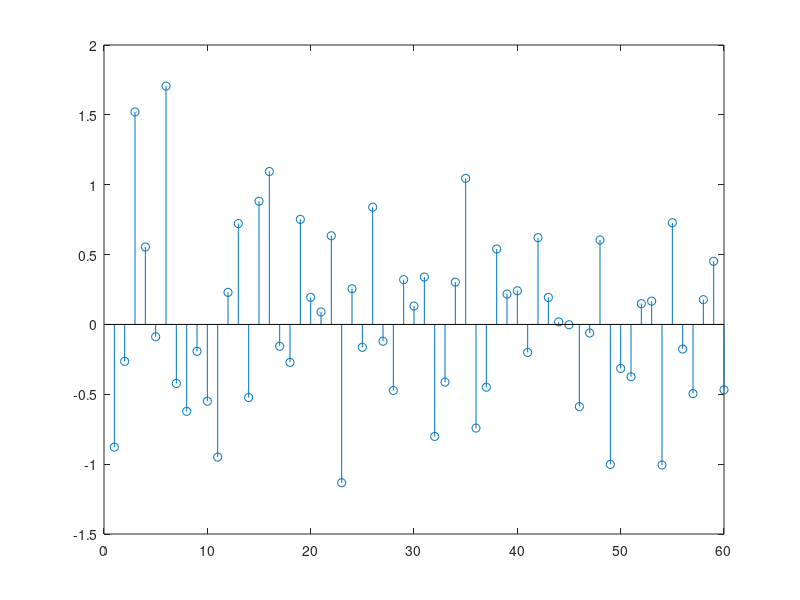

Recreate this plot in MATLAB.
% be name khoda - Solution of Hw7
load('hw10.mat')
[M,N]=size(D);
N0=3;

%% a -- Subset Selection
Error=Inf(N,N,N);
for i=1:N-2
    for j=i+1:N-1
        for k=j+1:N
            Dsubset=D(:,[i j k]);
            shat=pinv(Dsubset)*x;
            Error(i,j,k)=norm(x-Dsubset*shat);
        end
    end
end

% Finding the minimum 
[val,pos]=min(Error(:));
khat=floor(pos/(N^2))+1;
pos1=pos-(khat-1)*N^2;
jhat=floor(pos1/(N))+1;
ihat=pos1-(jhat-1)*N;
possubset=[ihat jhat khat];
Dsubset=D(:,possubset);            %   [3     6     54] Selected Columns of D
s_subset=pinv(Dsubset)*x; %        %   [5     7     -3] Non-zeros values of s
% [val norm(x-Dsubset*s_subset)]

disp('Subset Section:')
[possubset; s_subset']
%% b --- norm 2
shat=pinv(D)*x;
stem(shat) % Check wheter shat is sparse or not!!!

%% c --- MP
x1=x;
posMP=zeros(1,N0);
sMP=zeros(N,1);
for i=1:N0
   ro=x1'*D;
   [~,posMP(i)]=max(abs(ro));
   sMP(posMP(i))=ro(posMP(i));
   x1=x1-sMP(posMP(i))*D(:,posMP(i));
end
disp('MP:')
[posMP; sMP(posMP)'] % Check wheter the solution is correct or not!!!

%% d --- OMP
x1=x;
posOMP=zeros(1,N0);
sOMP=zeros(N,1);
for i=1:N0
   ro=x1'*D;
   [~,posOMP(i)]=max(abs(ro));
   if i>1
       Dsub=D(:,posOMP(1:i));
       sOMP(posOMP(1:i))=pinv(Dsub)*x;
       x1=x-D*sOMP;
   else
       sOMP(posOMP(1))=ro(posOMP(1));
       x1=x1-sOMP(posOMP(1))*D(:,posOMP(1)); 
   end
end
disp('OMP:')
[posOMP; sOMP(posOMP)'] % Check wheter the solution is correct or not!!!

%% e --- BP
% Linear Programming
f=ones(2*N,1);
Aeq=[D -D];
beq=x;
lb=zeros(2*N,1);
yhat = linprog(f,[],[],Aeq,beq,lb,[]);
splus=yhat(1:N);
sminus=yhat(N+1:end);
sBP=splus-sminus;
posBP=find(abs(sBP)>0.01)';
disp('BP:')
[posBP;sBP(posBP)'] % Check wheter the solution is correct or not!!!

%% f --- IR
w=ones(N,1);
ITRmax=10;
for itr=1:ITRmax
    W=diag(w);
    y=pinv(D*(W^-1))*x;
    sIRLS=y./sqrt(w);
    for n=1:N
        if abs(sIRLS(n))<0.0001
            w(n)=1e10;
        elseif abs(sIRLS(n))>1e6
            w(n)=1e-10;
        else
            w(n)=1./abs(sIRLS(n));
        end
    end
end
posIRLS=find(abs(sIRLS)>0.1)';
disp('IRLS:')
[posIRLS;sIRLS(posIRLS)'] % Check wheter the solution is correct or not!!!

    